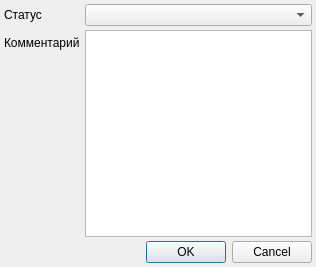
<?xml version="1.0" encoding="UTF-8"?>
<ui version="4.0">
 <class>HomeCallRequestUpdateStatusDialog</class>
 <widget class="QDialog" name="HomeCallRequestUpdateStatusDialog">
  <property name="geometry">
   <rect>
    <x>0</x>
    <y>0</y>
    <width>316</width>
    <height>267</height>
   </rect>
  </property>
  <property name="windowTitle">
   <string>Dialog</string>
  </property>
  <layout class="QGridLayout" name="gridLayout">
   <property name="horizontalSpacing">
    <number>5</number>
   </property>
   <property name="verticalSpacing">
    <number>4</number>
   </property>
   <property name="margin">
    <number>4</number>
   </property>
   <item row="5" column="0" colspan="3">
    <widget class="QDialogButtonBox" name="buttonBox">
     <property name="orientation">
      <enum>Qt::Horizontal</enum>
     </property>
     <property name="standardButtons">
      <set>QDialogButtonBox::Cancel|QDialogButtonBox::Ok</set>
     </property>
    </widget>
   </item>
   <item row="0" column="0">
    <widget class="QLabel" name="label">
     <property name="sizePolicy">
      <sizepolicy hsizetype="Maximum" vsizetype="Preferred">
       <horstretch>0</horstretch>
       <verstretch>0</verstretch>
      </sizepolicy>
     </property>
     <property name="text">
      <string>Статус</string>
     </property>
     <property name="buddy">
      <cstring>cmbStatus</cstring>
     </property>
    </widget>
   </item>
   <item row="2" column="0" rowspan="2">
    <widget class="QLabel" name="lblNote">
     <property name="sizePolicy">
      <sizepolicy hsizetype="Maximum" vsizetype="Preferred">
       <horstretch>0</horstretch>
       <verstretch>0</verstretch>
      </sizepolicy>
     </property>
     <property name="minimumSize">
      <size>
       <width>0</width>
       <height>25</height>
      </size>
     </property>
     <property name="text">
      <string>Комментарий</string>
     </property>
     <property name="alignment">
      <set>Qt::AlignLeading|Qt::AlignLeft|Qt::AlignVCenter</set>
     </property>
     <property name="buddy">
      <cstring>edtComment</cstring>
     </property>
    </widget>
   </item>
   <item row="0" column="1" colspan="2">
    <widget class="QComboBox" name="cmbStatus"/>
   </item>
   <item row="4" column="0">
    <spacer name="verticalSpacer">
     <property name="orientation">
      <enum>Qt::Vertical</enum>
     </property>
     <property name="sizeHint" stdset="0">
      <size>
       <width>20</width>
       <height>40</height>
      </size>
     </property>
    </spacer>
   </item>
   <item row="2" column="1" rowspan="3" colspan="2">
    <widget class="QPlainTextEdit" name="edtComment">
     <property name="tabChangesFocus">
      <bool>true</bool>
     </property>
    </widget>
   </item>
  </layout>
 </widget>
 <tabstops>
  <tabstop>cmbStatus</tabstop>
  <tabstop>edtComment</tabstop>
  <tabstop>buttonBox</tabstop>
 </tabstops>
 <resources/>
 <connections>
  <connection>
   <sender>buttonBox</sender>
   <signal>accepted()</signal>
   <receiver>HomeCallRequestUpdateStatusDialog</receiver>
   <slot>accept()</slot>
   <hints>
    <hint type="sourcelabel">
     <x>222</x>
     <y>281</y>
    </hint>
    <hint type="destinationlabel">
     <x>157</x>
     <y>274</y>
    </hint>
   </hints>
  </connection>
  <connection>
   <sender>buttonBox</sender>
   <signal>rejected()</signal>
   <receiver>HomeCallRequestUpdateStatusDialog</receiver>
   <slot>reject()</slot>
   <hints>
    <hint type="sourcelabel">
     <x>290</x>
     <y>287</y>
    </hint>
    <hint type="destinationlabel">
     <x>286</x>
     <y>274</y>
    </hint>
   </hints>
  </connection>
 </connections>
</ui>
